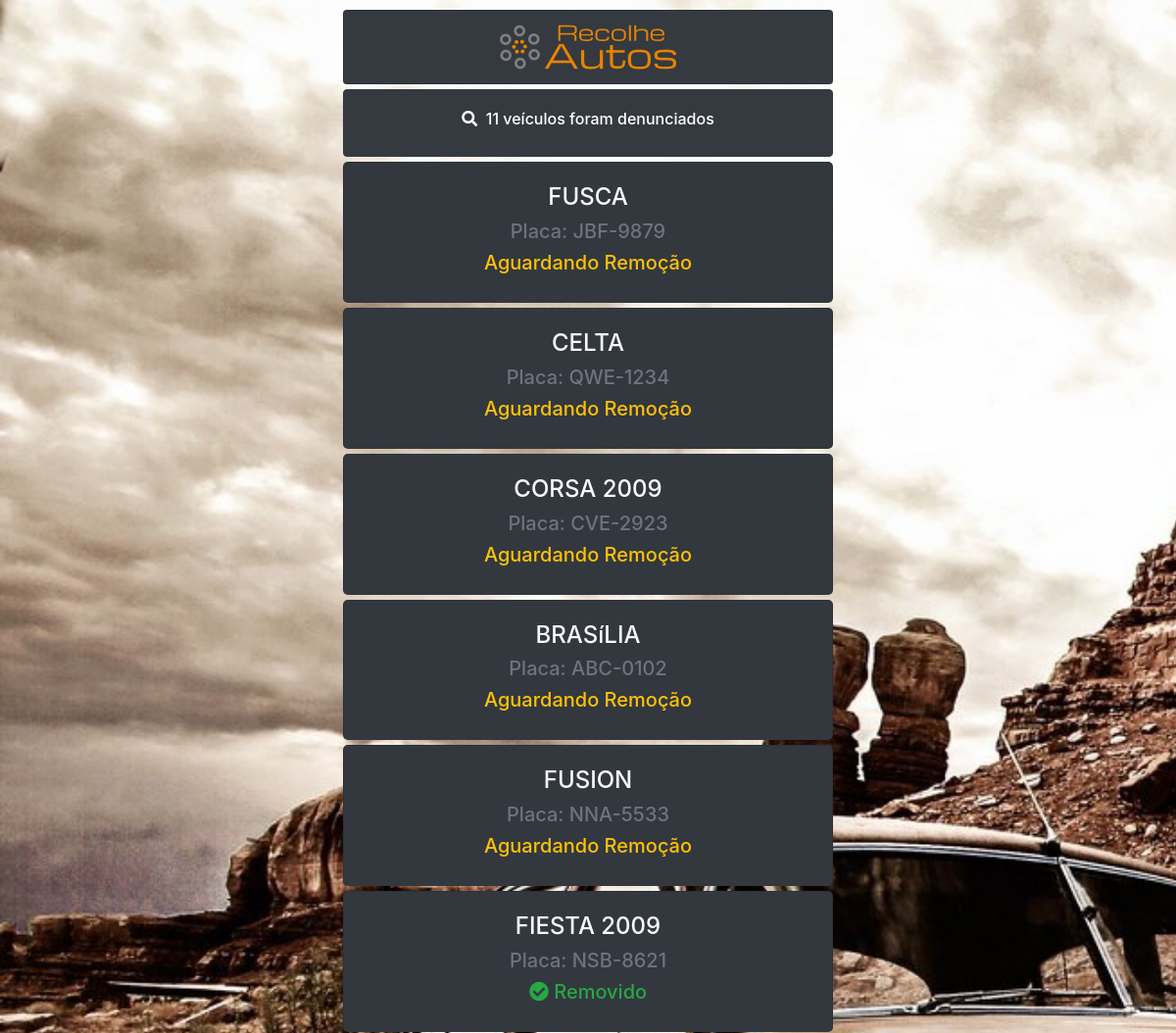
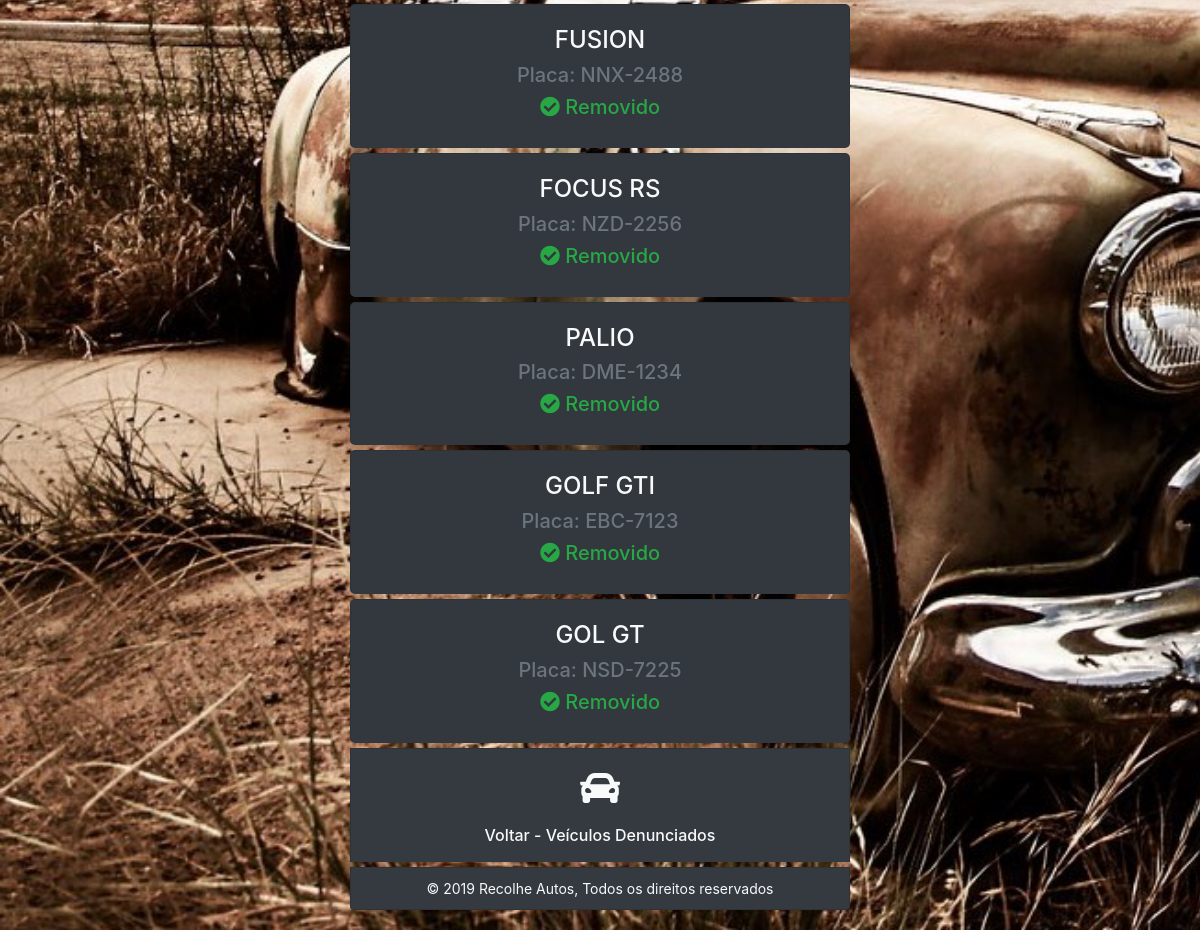
The app's page /sistema/veiculos&f=todos with its own data (2 pictures, top to bottom).
### tables this page shows
CREATE TABLE `veiculo` (
  `cd_veiculo` int(11) NOT NULL,
  `usuario` varchar(50) NOT NULL,
  `marca` varchar(50) NOT NULL,
  `nome` varchar(50) NOT NULL,
  `cor` varchar(20) NOT NULL,
  `placa` varchar(15) DEFAULT NULL,
  `cep` varchar(20) DEFAULT NULL,
  `endereco` varchar(200) NOT NULL,
  `numero` int(10) DEFAULT NULL,
  `bairro` varchar(60) NOT NULL,
  `cidade` varchar(70) NOT NULL,
  `estado` varchar(2) NOT NULL,
  `status` tinyint(4) NOT NULL DEFAULT '0'
);

### sistema/lib/functionSearch.php (the view, shortened to what this page needs)
<?php
function veiculos($dados) {
	echo '<div class="accordion" id="veiculo" style="margin: 0 auto; margin-top: 5px; max-width: 500px;">';
	echo '<div class="card bg-dark" style="border-radius: 5px;">';
	echo '<div class="card-header border-dark">';
	echo '<button class="btn btn-lg collapsed" type="button" data-toggle="collapse" data-target="#'.$dados['placa'].'" aria-controls="'.$dados['placa'].'">';
	if($dados['status'] == 0)
	{
		echo '<h4 class="text-light">'.$dados['nome'].'</h4><h5 class="text-secondary">Placa: '.$dados['placa'].'</h5>
		<h5 class="text-warning">Aguardando Remoção</h5>';
	}
	if($dados['status'] == 1)
	{
		echo '<h4 class="text-light">'.$dados['nome'].'</h4><h5 class="text-secondary">Placa: '.$dados['placa'].'</h5><h5 class="text-success"><i class="fa fa-check-circle"></i> Removido</h5>';
	}
	echo '</button>';
	echo '</div>';
	echo '</div>';
}
function veiculoQtdT($linhas) {
	echo "
	<div class='card border-dark bg-dark text-white' style='text-align: center;'>
	<div class='card-body'>";
	if($linhas > 1)
	{
		echo "<h6><i class='fa fa-search'></i> &nbsp;".$linhas." veículos foram denunciados</h6>";
	}
	echo "</div></div>";
}
function voltar()
{
	echo '
	<div class="card bg-dark" style="padding-top: 10px; margin-top: 5px; margin-bottom: 5px; text-align: center;">
	<a class="btn btn-lg text-light" href="../sistema/veiculos">
	<i class="fa fa-car fa-2x"></i>
	<h6 style="margin-top: 15px;">Voltar - Veículos Denunciados</h6>
	</a>
	</div>';
}
?>

### sistema/index.php (shortened to what this page needs)
<!DOCTYPE html>
<html lang="pt-br">
<head>
	<link href="https://stackpath.bootstrapcdn.com/bootstrap/4.3.1/css/bootstrap.min.css" rel="stylesheet">
	<link href="https://cdnjs.cloudflare.com/ajax/libs/font-awesome/5.11.2/css/all.min.css" rel="stylesheet">
	<link href="../libs/css/styles.css" rel="stylesheet">
</head>
<body>
	<div class="container" id="main">
		<div class="card bg-dark" style="padding: 10px 10px 10px; margin-bottom: 5px;">
			<img id="logo" draggable="false" src="../sistema/img/logo.png" width="188" height="54" style="margin: 0 auto;">
		</div>
		<?php
			$url = (isset($_GET['p'])) ? $_GET['p'] : 'inicio';
			$dir = "pags/";
			$ext = ".php";
			if(file_exists($dir.$url.$ext))
			{
				include($dir.$url.$ext);
			}
			else
			{
				echo '<div class="alert alert-danger bg-danger border-danger text-white">
						<br><h4>Página não encontrada</h4>
						<a class="btn text-dark" href="../sistema"><i class="fa fa-home"></i> <h6>Voltar à Página Inicial</h6></a>
					  </div>';
			}
		?>
		<div class="card bg-dark text-light" style="font-size: 14px; padding: 10px 10px 10px; margin-top: 5px; text-align: center;">
			© 2019 Recolhe Autos, Todos os direitos reservados
		</div>
	</div>
</body>
</html>

### sistema/pags/veiculos.php (shortened to what this page needs)
<?php echo pesquisaVeiculos($con); ?>

### sistema/lib/searchVehicle.php (shortened to what this page needs)
<?php
function pesquisaVeiculos($con) {
	if(isset($_GET['f']))
	{
		$filtro = filter_input(INPUT_GET, 'f', FILTER_SANITIZE_STRING);
		if($filtro == 'removidos')
		{
			echo '<script>document.getElementById("veiculos").style.display="none"; </script>';
			$pesquisa = htmlspecialchars("%{$_POST['pesquisa']}%");
			$sql = $con->prepare("SELECT * FROM veiculo WHERE status = '1' ORDER BY nome ASC");
			$sql->bind_param("sssss", $pesquisa, $pesquisa, $pesquisa, $pesquisa, $pesquisa);
			$sql->execute();
			$resultado = $sql->get_result();
			$linhas = $resultado->num_rows;
			if($linhas == 0)
			{
				echo "
				<div class='card border-dark bg-dark text-white' style='text-align: center;'>
				<div class='card-body'>";
				echo "<h4><i class='fa fa-search'></i> &nbsp; Nenhum veículo encontrado<br></h4>";
				echo "</div></div>";
				echo voltar();
			}
			if($linhas > 0)
			{
				echo veiculoQtdR($linhas);
				while($dados = $resultado->fetch_array())
				{
					echo veiculos($dados);
				}
				echo '</div>';
				echo voltar();
			}
		}
		else if($filtro == 'todos')
		{
			$sql = $con->prepare("SELECT * FROM veiculo ORDER BY status ASC");
			$sql->execute();
			$resultado = $sql->get_result();
			$linhas = $resultado->num_rows;
			if($linhas > 0)
			{
				echo veiculoQtdT($linhas);
				while($dados = $resultado->fetch_array())
				{
					echo veiculos($dados);
				}
				echo '</div>';
				echo voltar();
			}
		}
	}
}
?>

### libs/css/styles.css (style rules this page uses)
html { scroll-behavior:smooth; }
body { min-height:100%;background-size:cover;background-attachment:fixed; }
.card { max-width:500px;margin:0 auto }
.card-footer,.card-header { text-align:center;font-size:20px }
#logo { -webkit-user-select:none;-khtml-user-select:none;-moz-user-select:none;-o-user-select:none;user-select:none }
@media (min-width:768px) { #main { padding-top:10px;padding-bottom:20px } }

### sistema/index.php (style rules this page uses)
body { background-image: url('../sistema/img/bg.jpg'); }

### records on screen
veiculo: nome "FUSCA", placa "JBF-9879"
veiculo: nome "CELTA", placa "QWE-1234"
veiculo: nome "CORSA 2009", placa "CVE-2923"
veiculo: nome "BRASíLIA", placa "ABC-0102"
veiculo: nome "FUSION", placa "NNA-5533"
veiculo: nome "FIESTA 2009", placa "NSB-8621"
veiculo: nome "FUSION", placa "NNX-2488"
veiculo: nome "FOCUS RS", placa "NZD-2256"
veiculo: nome "PALIO", placa "DME-1234"
veiculo: nome "GOLF GTI", placa "EBC-7123"
veiculo: nome "GOL GT", placa "NSD-7225"

### other values on screen
$linhas "11"
